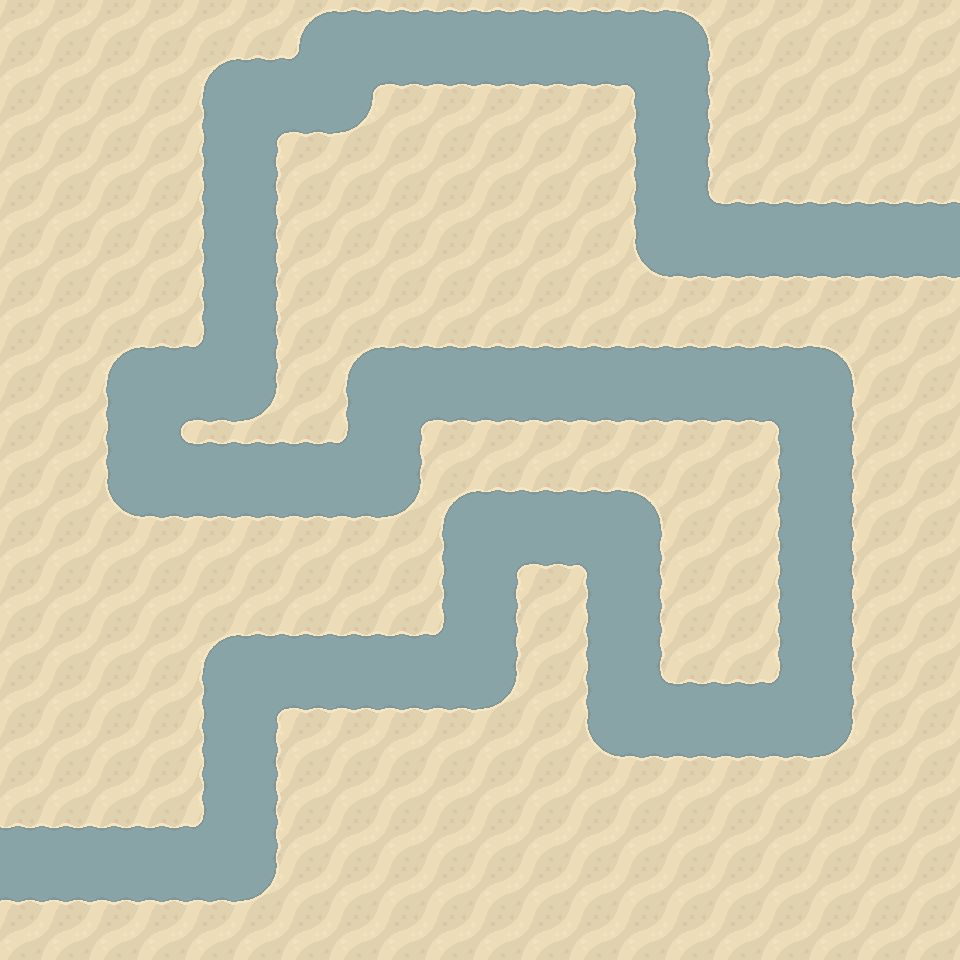

This game map was drawn from its Tiled (.tmx) file and the tilesets committed beside it. A one-line description and the full map source follow:
An orthogonal 20x20 tile map with 48x48 px tiles, 1 tile layer (Background) and 1 object.

<map version="1.10" tiledversion="1.11.0" orientation="orthogonal" renderorder="right-down" width="20" height="20" tilewidth="48" tileheight="48" infinite="0" nextlayerid="4" nextobjectid="19">
 <editorsettings>
  <export target="map1.tmj" format="json" />
 </editorsettings>
 <tileset firstgid="1" source="../tileset1.tsx" />
 <layer id="1" name="Background" width="20" height="20">
  <data encoding="csv">
161,161,161,161,161,161,221,265,265,265,265,265,265,265,222,161,161,161,161,161,
161,161,161,161,221,265,266,218,219,219,219,219,219,220,241,161,161,161,161,161,
161,161,161,161,243,218,219,245,161,161,161,161,161,243,241,161,161,161,161,161,
161,161,161,161,243,241,161,161,161,161,161,161,161,243,241,161,161,161,161,161,
161,161,161,161,243,241,161,161,161,161,161,161,161,243,264,265,265,265,265,265,
161,161,161,161,243,241,161,161,161,161,161,161,161,244,219,219,219,219,219,219,
161,161,161,161,243,241,161,161,161,161,161,161,161,161,161,161,161,161,161,161,
161,161,221,265,266,241,161,221,265,265,265,265,265,265,265,265,265,222,161,161,
161,161,243,218,219,245,161,243,218,219,219,219,219,219,219,219,220,241,161,161,
161,161,243,264,265,265,265,266,241,161,161,161,161,161,161,161,243,241,161,161,
161,161,244,219,219,219,219,219,245,221,265,265,265,222,161,161,243,241,161,161,
161,161,161,161,242,242,161,161,161,243,218,219,220,241,161,161,243,241,161,161,
161,161,161,161,242,242,161,161,161,243,241,161,243,241,161,161,243,241,161,161,
161,161,161,161,221,265,265,265,265,266,241,161,243,241,161,161,243,241,161,161,
161,161,161,161,243,218,219,219,219,219,245,161,243,264,265,265,266,241,161,161,
161,161,161,161,243,241,161,161,161,161,161,161,244,219,219,219,219,245,161,161,
161,161,161,161,243,241,161,161,161,161,161,161,161,161,161,161,242,161,161,161,
265,265,265,265,266,241,161,161,161,161,161,161,161,161,161,161,161,161,161,161,
219,219,219,219,219,245,161,161,161,161,161,161,161,161,161,161,161,161,161,161,
161,161,161,161,161,161,161,161,161,161,161,161,161,161,161,161,161,161,161,161
</data>
 </layer>
 <objectgroup id="3" name="waypoints" visible="0">
  <object id="8" x="0" y="0">
   <polyline points="958.29,241.765 672.178,239.724 672.029,48.1805 336.132,48.4435 336.228,96.2205 240.1,96.103 240.036,383.849 144.022,384.038 144.154,480.235 384.153,479.958 384.191,384.197 816.033,384.176 816.134,720.217 623.876,720.163 623.916,528.048 480.094,528.094 480.121,671.929 240.157,672.104 240.004,863.883 -21.1343,863.765" />
  </object>
 </objectgroup>
</map>